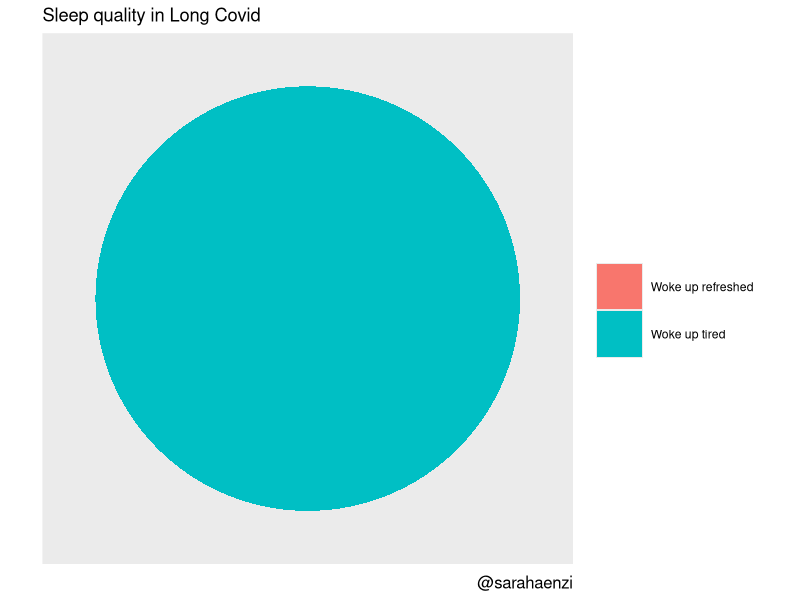

R code for this plot:
## ---- chunk 1
library(ggplot2)
library(tibble)

df <- tibble(category = c("Woke up tired", "Woke up refreshed"),
             values = c(100, 0))
## ---- chunk 2
df |>
  ggplot(aes(x = "", y = values, fill = category)) +
  geom_col() +
  coord_polar("y", start = 0) +
  theme(legend.key.size = unit(1.2, "cm"),
        axis.line = element_blank(),
        axis.text.x=element_blank(),
        axis.text.y=element_blank(),
        axis.ticks=element_blank(),
        axis.title.x=element_blank(),
        axis.title.y=element_blank(),
        panel.grid.major=element_blank(),
        panel.grid.minor=element_blank(),
        plot.caption = element_text(size = 12)
        ) +
  labs(title = "Sleep quality in Long Covid",
       fill = "",
       caption = "@sarahaenzi")

